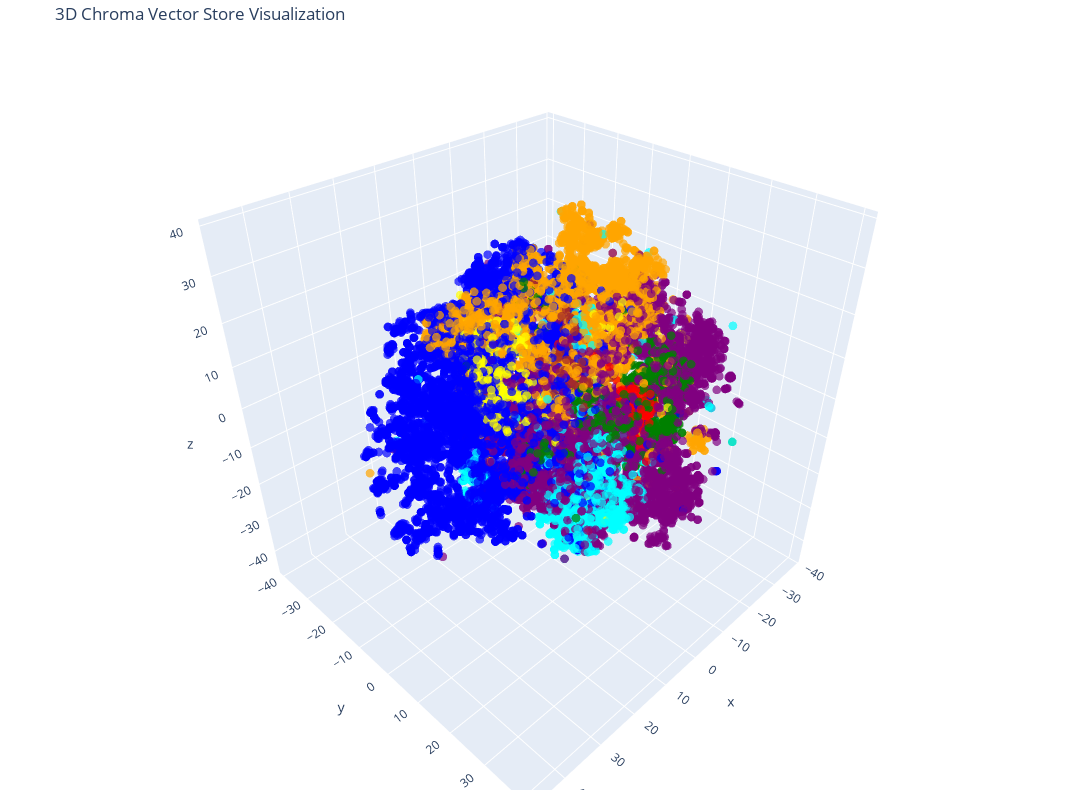

The code cell stored with this chart in its notebook:
### Code cell
# Create the 3D scatter plot
fig = go.Figure(data=[go.Scatter3d(
    x=reduced_vectors[:, 0],
    y=reduced_vectors[:, 1],
    z=reduced_vectors[:, 2],
    mode='markers',
    marker=dict(size=3, color=colors, opacity=0.7),
)])

fig.update_layout(
    title='3D Chroma Vector Store Visualization',
    scene=dict(xaxis_title='x', yaxis_title='y', zaxis_title='z'),
    width=1200,
    height=800,
    margin=dict(r=20, b=10, l=10, t=40)
)

fig.show()

### Figure 1 — Plotly figure (JSON) as saved in the notebook; plotly's stock layout.template omitted (floating-point values rounded to 4 significant figures; data arrays with more than 128 entries replaced by an {"elided": "..."} marker saying what was removed)
{"data": [{"marker": {"color": {"elided": "20000 str values"}, "opacity": 0.7, "size": 3}, "mode": "markers", "type": "scatter3d", "x": {"elided": "20000 float values"}, "y": {"elided": "20000 float values"}, "z": {"elided": "20000 float values"}}], "layout": {"height": 800, "margin": {"b": 10, "l": 10, "r": 20, "t": 40}, "scene": {"xaxis": {"title": {"text": "x"}}, "yaxis": {"title": {"text": "y"}}, "zaxis": {"title": {"text": "z"}}}, "title": {"text": "3D Chroma Vector Store Visualization"}, "width": 1200}}
